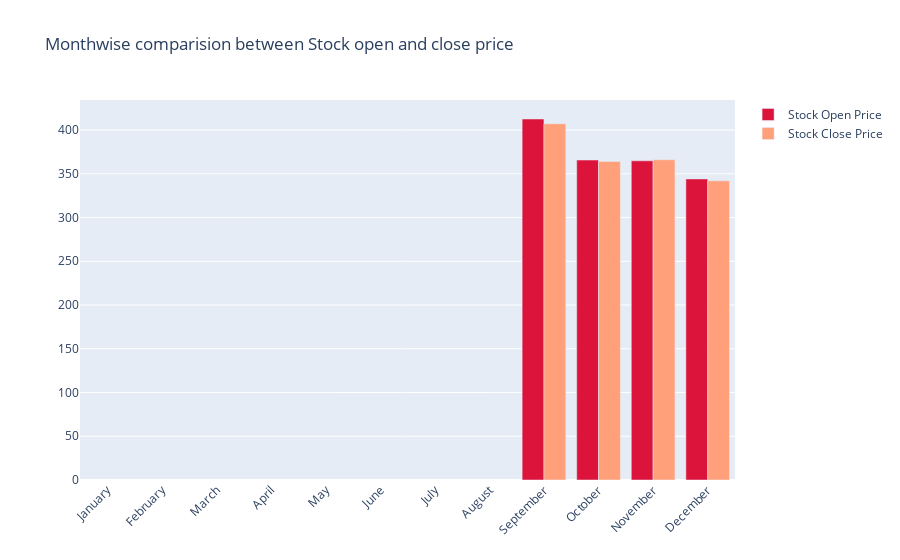

This figure's notebook cell:
### Markdown cell above
we only have few months in 2014 so the rest of the months are **NaN**

### Code cell
fig = go.Figure()

fig.add_trace(go.Bar(
    x=monthvise.index,
    y=monthvise['Open'],
    name='Stock Open Price',
    marker_color='crimson'
))
fig.add_trace(go.Bar(
    x=monthvise.index,
    y=monthvise['Close'],
    name='Stock Close Price',
    marker_color='lightsalmon'
))

fig.update_layout(barmode='group', xaxis_tickangle=-45,
                  title='Monthwise comparision between Stock open and close price')
fig.show()

### Figure 1 — Plotly figure (JSON) as saved in the notebook; plotly's stock layout.template omitted (floating-point values rounded to 4 significant figures)
{"data": [{"marker": {"color": "crimson"}, "name": "Stock Open Price", "x": ["January", "February", "March", "April", "May", "June", "July", "August", "September", "October", "November", "December"], "y": [null, null, null, null, null, null, null, null, 412.7, 365.7, 364.9, 344.1], "type": "bar"}, {"marker": {"color": "lightsalmon"}, "name": "Stock Close Price", "x": ["January", "February", "March", "April", "May", "June", "July", "August", "September", "October", "November", "December"], "y": [null, null, null, null, null, null, null, null, 407.2, 364.1, 366.1, 342.0], "type": "bar"}], "layout": {"xaxis": {"tickangle": -45}, "barmode": "group", "title": {"text": "Monthwise comparision between Stock open and close price"}}}
